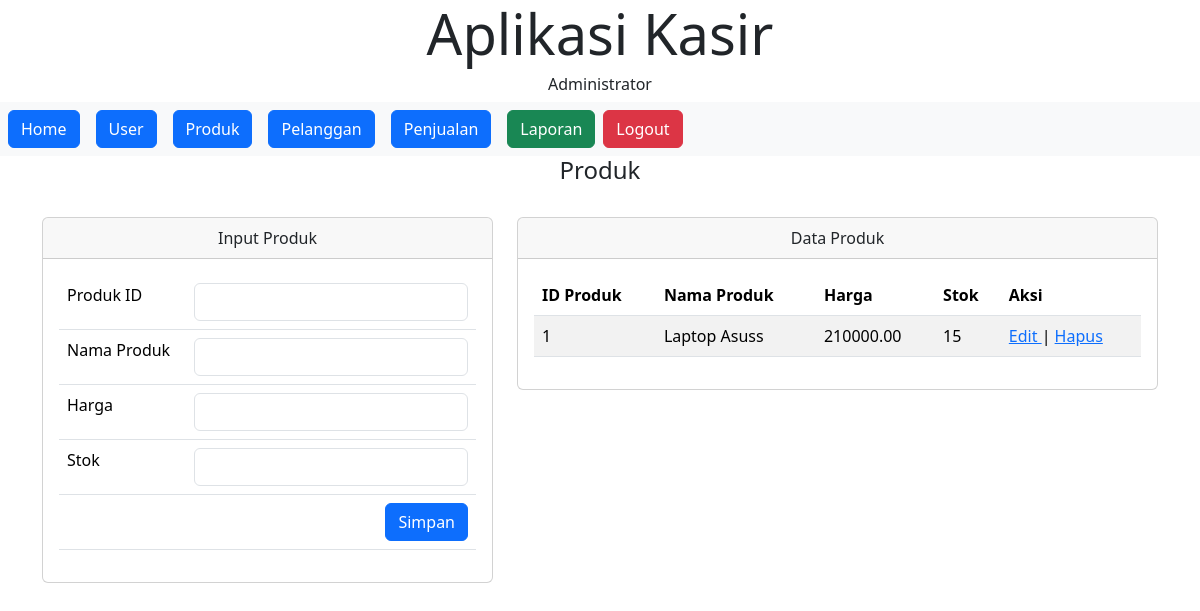
The app's page /admin.php?page=produk (signed in), older data.
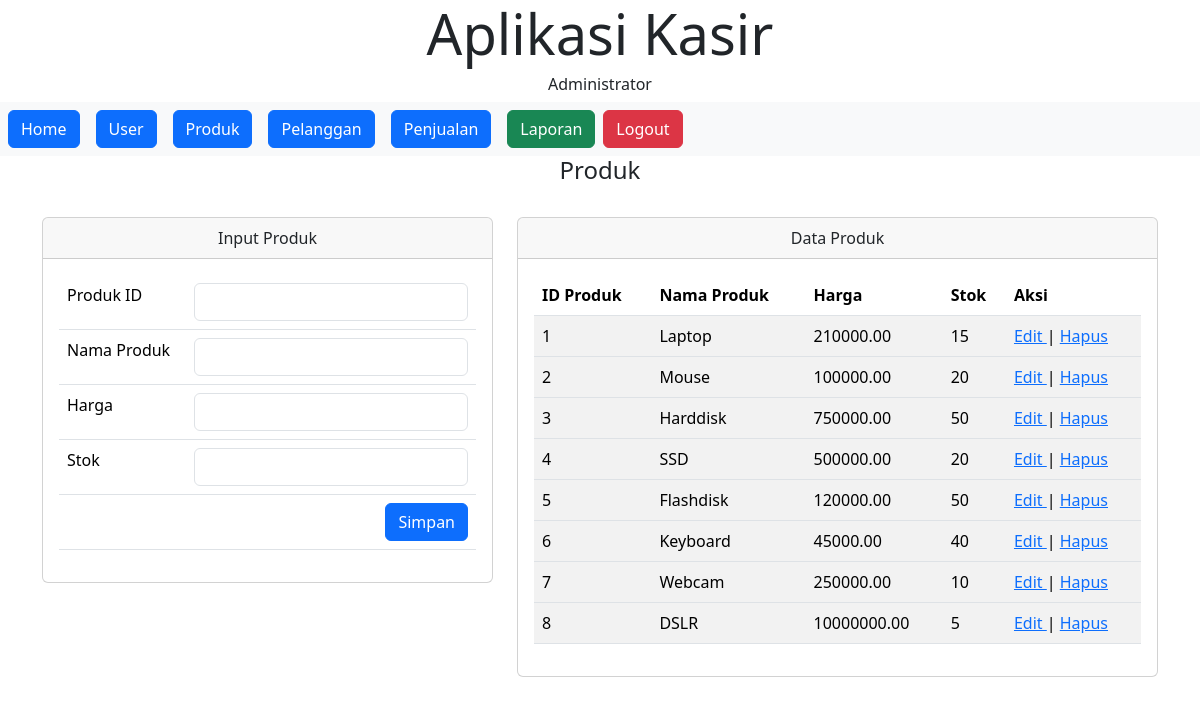
The same page, newer data.
### tables this page shows
CREATE TABLE `produk` (
  `ProdukID` int NOT NULL,
  `NamaProduk` varchar(255) NOT NULL,
  `Harga` decimal(10,2) NOT NULL,
  `Stok` int NOT NULL
);

### function/class.produk.php (called while the page is built, shortened)
<?php
include_once 'config.php';
class Produk
{
    protected $db;
    public function __construct()
    {
        $this->db = new Database();
        $this->db = $this->db->return_db();
    }
    public function tampil()
    {
        $query = $this->db->prepare("SELECT * FROM produk");
        $query->execute();
        $hasil =  $query->get_result();
        return $hasil;
    }
}
?>

### function/config.php (called while the page is built)
<?php
class Database
{
    public $connect;
    public function __construct()
    {
        $this->connect = mysqli_connect("localhost","root","","kasir");
    }
    function return_db()
    {
        return $this->connect;
    }
}
?>

### page/produk.php (the view)
<div class="container">
    <div class="col-lg-12">
        <h4 align="center">Produk</h4>
        <br>
        <div class="row">
            <div class="col-sm-5">
                <div class="card">
                    <div class="card-header">
                        Input Produk
                    </div>
                    <div class="card-body">
                        <form action="proses/proses_produk.php?aksi=simpan" method="POST">
                            <table class="table table-hover">
                                <tr>
                                    <td>Produk ID</td>
                                    <td><input type="text" name="ProdukID" class="form-control"></td>
                                </tr>
                                <tr>
                                    <td>Nama Produk</td>
                                    <td><input type="text" name="NamaProduk" class="form-control"></td>
                                </tr>
                                <tr>
                                    <td>Harga</td>
                                    <td><input type="text" name="Harga" class="form-control"></td>
                                </tr>
                                <tr>
                                    <td>Stok</td>
                                    <td><input type="text" name="Stok" class="form-control"></td>
                                </tr>
                                <tr>
                                    <td colspan="2" align="right"><button type="submit" class="btn btn-primary">Simpan</button></td>
                                </tr>
                            </table>
                        </form>
                    </div>
                </div>
            </div>
            <div class="col-sm-7">
                <div class="card">
                    <div class="card-header">
                        Data Produk
                    </div>
                    <div class="card-body">
                        <table class="table table-striped">
                            <thead class="thead-light">
                                <tr>
                                    <th scope="col">ID Produk</th>
                                    <th scope="col">Nama Produk</th>
                                    <th scope="col">Harga</th>
                                    <th scope="col">Stok</th>
                                    <th scope="col">Aksi</th>
                                </tr>
                            </thead>
                            <?php
                            require_once "function/class.produk.php";
                            $produk = new Produk();
                            $select = $produk->tampil();
                            foreach ($select as $data) {
                            ?>
                                <tbody>
                                    <tr>
                                        <td> <?php echo $data['ProdukID'] ?> </td>
                                        <td> <?php echo $data['NamaProduk'] ?> </td>
                                        <td> <?php echo $data['Harga'] ?> </td>
                                        <td> <?php echo $data['Stok'] ?> </td>
                                        <td>
                                            <a href="admin.php?page=edit_produk&ProdukID=<?php echo $data['ProdukID'] ?>"> Edit </a> |
                                            <a href="proses/proses_produk.php?ProdukID=<?php echo $data['ProdukID'] ?>&aksi=hapus"> Hapus </a>
                                        </td>
                                    </tr>
                                </tbody>
                            <?php } ?>
                        </table>
                    </div>
                </div>
            </div>
        </div>
    </div>
</div>

### admin.php (shortened to what this page needs)
<?php
    $Level = $_SESSION['Level'];
?>
<!DOCTYPE html>
<html lang="en">
<head>
    <link rel="stylesheet" href="assets/css/bootstrap.min.css">
</head>
<body>
    <center>
        <div class="jumbotron">
            <h1 class="display-4">Aplikasi Kasir</h1>
            <h6> <?php echo $Level?> </h6>
        </div>
    </center>
    <nav class="navbar navbar-expand-lg navbar-light bg-light">
        <a href="admin.php" class="btn btn-primary mx-2">Home</a>
        <a href="admin.php?page=user" class="btn btn-primary mx-2">User</a>
        <a href="admin.php?page=produk" class="btn btn-primary mx-2">Produk</a>
        <a href="admin.php?page=pelanggan" class="btn btn-primary mx-2">Pelanggan</a>
        <a href="admin.php?page=penjualan" class="btn btn-primary mx-2">Penjualan</a>
        <a href="admin.php?page=laporan" class="btn btn-success mx-2">Laporan</a>
        <a href="admin.php?logout=logout" class="btn btn-danger ml-auto">Logout</a>
    </nav>
<center>
    <div>
        <?php
        if (isset($_GET['page'])) {
            $page = $_GET['page'];
            switch ($page) {
                case 'produk':
                    include 'page/produk.php';
                    break;
            }
        }
        ?>
    </div>
</center>
</body>
</html>

Row changes from the older to the newer data that the page shows:
changed produk id 1: NamaProduk "Laptop Asuss" → "Laptop"
added produk: ProdukID "2", NamaProduk "Mouse", Harga "100000.00", Stok "20"
added produk: ProdukID "3", NamaProduk "Harddisk", Harga "750000.00", Stok "50"
added produk: ProdukID "4", NamaProduk "SSD", Harga "500000.00", Stok "20"
added produk: ProdukID "5", NamaProduk "Flashdisk", Harga "120000.00", Stok "50"
added produk: ProdukID "6", NamaProduk "Keyboard", Harga "45000.00", Stok "40"
added produk: ProdukID "7", NamaProduk "Webcam", Harga "250000.00", Stok "10"
added produk: ProdukID "8", NamaProduk "DSLR", Harga "10000000.00", Stok "5"
